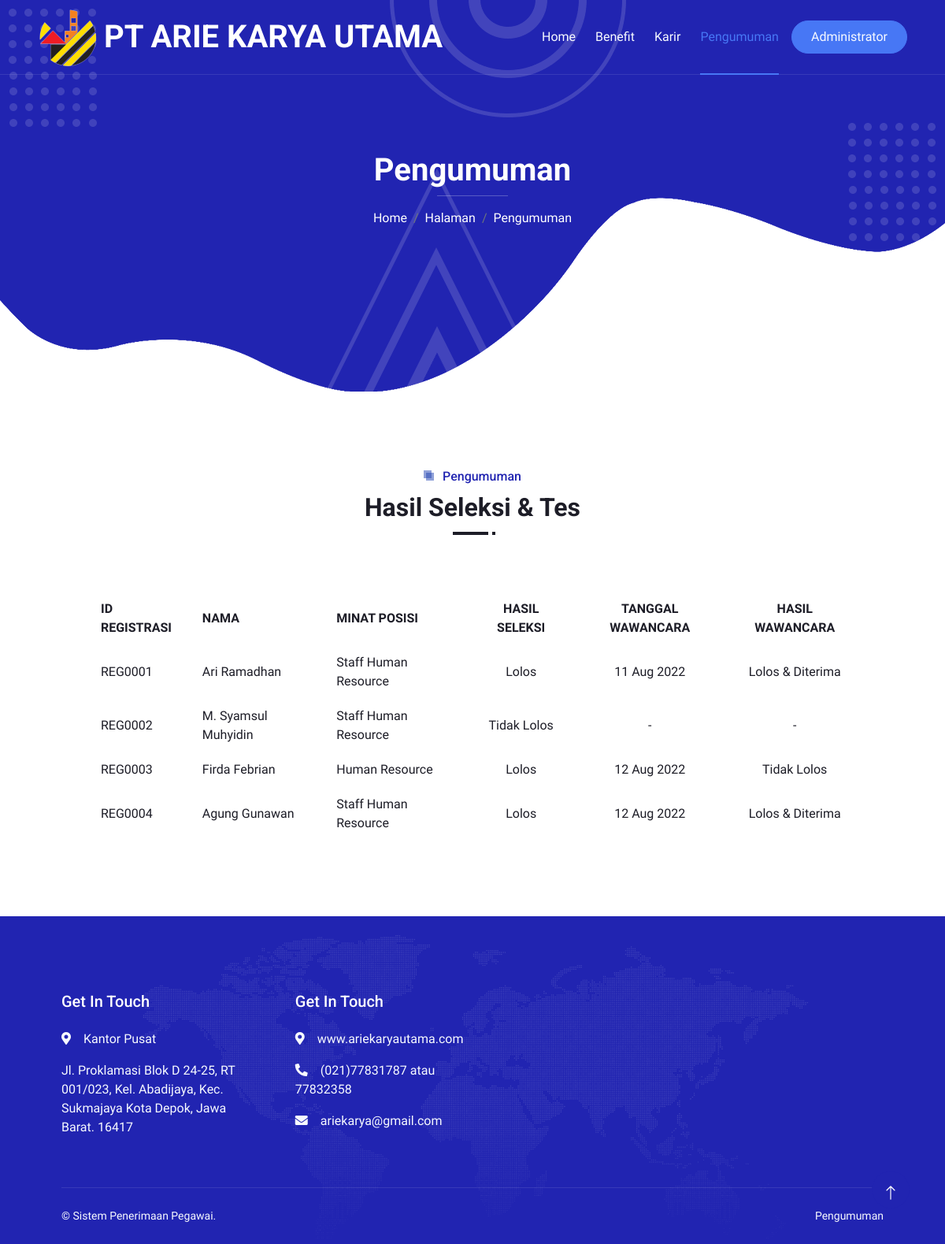
Screenshot of /pengumuman.php with the database file from the repository.
### tables this page shows
CREATE TABLE `pendaftar` (
  `idreg` varchar(50) NOT NULL,
  `idjob` varchar(50) NOT NULL,
  `name` varchar(55) NOT NULL,
  `gender` varchar(20) NOT NULL,
  `tgl_lahir` date NOT NULL,
  `alamat` text NOT NULL,
  `email` varchar(50) NOT NULL,
  `telp` varchar(20) NOT NULL,
  `pend_terakhir` varchar(50) NOT NULL,
  `url_linkedin` text NOT NULL,
  `url_cv` text NOT NULL,
  `ijazah` varchar(250) NOT NULL,
  `sertifikat` varchar(250) NOT NULL,
  `sim` varchar(250) NOT NULL,
  `status_seleksi` varchar(50) NOT NULL,
  `tgl_wcr` date NOT NULL,
  `status_wcr` varchar(50) NOT NULL,
  `date` timestamp NOT NULL DEFAULT current_timestamp()
);

CREATE TABLE `job` (
  `idjob` varchar(50) NOT NULL,
  `jobname` varchar(30) NOT NULL,
  `jobqualification` text NOT NULL,
  `jobdesc` text NOT NULL,
  `jobstart` date NOT NULL,
  `jobend` date NOT NULL,
  `registerend` date NOT NULL,
  `jobadded` timestamp NOT NULL DEFAULT current_timestamp(),
  `jobloc` text NOT NULL,
  `workingtype` varchar(25) NOT NULL
);

### pengumuman.php (the view, shortened to what this page needs)
<?php
require 'koneksi.php';
?>
<!DOCTYPE html>
<html lang="en">
<head>
    <link href="https://cdnjs.cloudflare.com/ajax/libs/font-awesome/5.10.0/css/all.min.css" rel="stylesheet">
    <link href="https://cdn.jsdelivr.net/npm/bootstrap-icons@1.4.1/font/bootstrap-icons.css" rel="stylesheet">
    <link href="lib/animate/animate.min.css" rel="stylesheet">
    <link href="lib/owlcarousel/assets/owl.carousel.min.css" rel="stylesheet">
    <link href="lib/lightbox/css/lightbox.min.css" rel="stylesheet">
    <link href="css/bootstrap.min.css" rel="stylesheet">
    <link href="css/style.css" rel="stylesheet">
</head>
<body>
    <div class="container-xxl bg-white p-0">
        <div class="container-xxl position-relative p-0">
            <nav class="navbar navbar-expand-lg navbar-light px-4 px-lg-5 py-3 py-lg-0">
                <a href="index.php"><img src="img/new/logo aku-nobg-notext.png"/>&nbsp;&nbsp;</a>
                <a href="" class="navbar-brand p-0">
                    <h1 class="m-0"> PT ARIE KARYA UTAMA<span class="fs-5"></span></h1>
                </a>
                <div class="collapse navbar-collapse" id="navbarCollapse">
                    <div class="navbar-nav ms-auto py-0">
                        <a href="index.php" class="nav-item nav-link">Home</a>
                        <a href="benefit.php" class="nav-item nav-link">Benefit</a>
                        <a href="karir.php" class="nav-item nav-link">Karir</a>
                        <a href="pengumuman.php" class="nav-item nav-link active">Pengumuman</a>
                    </div>
                    <a href="login.php" target="_blank" class="btn btn-secondary text-light rounded-pill py-2 px-4 ms-3">Administrator</a>
                </div>
            </nav>
            <div class="container-xxl py-5 bg-primary hero-header mb-5">
                <div class="container my-5 py-5 px-lg-5">
                    <div class="row g-5 py-5">
                        <div class="col-12 text-center">
                            <h1 class="text-white animated zoomIn">Pengumuman</h1>
                            <hr class="bg-white mx-auto mt-0" style="width: 90px;">
                            <nav aria-label="breadcrumb">
                                <ol class="breadcrumb justify-content-center">
                                    <li class="breadcrumb-item"><a class="text-white" href="#">Home</a></li>
                                    <li class="breadcrumb-item"><a class="text-white" href="#">Halaman</a></li>
                                    <li class="breadcrumb-item text-white active" aria-current="page">Pengumuman</li>
                                </ol>
                            </nav>
                        </div>
                    </div>
                </div>
            </div>
        </div>
        <div class="container-xxl py-5">
            <div class="container px-lg-5">
                <div class="section-title position-relative text-center mb-5 pb-2 wow fadeInUp" data-wow-delay="0.1s">
                    <h6 class="position-relative d-inline text-primary ps-4">Pengumuman</h6>
                    <h2 class="mt-2">Hasil Seleksi & Tes</h2>
                </div>
                <br>
                <div class="row g-5" style="margin-left: 40px;">
                    <table style="width: 95%" class="mb-0 text-dark" cellpadding="10">
                                    <thead>
                                    <tr>
                                        <th>ID REGISTRASI</th>
                                        <th>NAMA</th>
                                        <th>MINAT POSISI</th>
                                        <th class="text-center">HASIL SELEKSI</th>
                                        <th class="text-center">TANGGAL WAWANCARA</th>
                                        <th class="text-center">HASIL WAWANCARA</th>
                                    </tr>
                                    </thead>
                                    <tbody>
                    <?php
                    $queryInner = mysqli_query($koneksi,"SELECT * FROM pendaftar INNER JOIN job ON pendaftar.idjob = job.idjob ORDER BY idreg ");
                    while($data=mysqli_fetch_array($queryInner)){
                        $idreg = $data['idreg'];
                        $name = $data['name'];
                        $status_seleksi = $data['status_seleksi'];
                        $status_wcr = $data['status_wcr'];
                        $tgl_wcr_change = date_format(date_create($data['tgl_wcr']),"d M Y");
                        $jobname = $data['jobname'];
                    ?>
                                    <?php IF($status_seleksi=='Lolos'){ ?>
                                    <tr>
                                        <td><?=$idreg;?></td>
                                        <td><?=$name;?></td>
                                        <td><?=$jobname;?></td>
                                        <td class="text-center"><?=$status_seleksi;?></td>
                                        <td class="text-center"><?=$tgl_wcr_change;?></td>
                                        <td class="text-center"><?=$status_wcr;?></td>
                                    </tr>
                                    <?php } ELSEIF($status_seleksi=='Tidak Lolos'){ ?>
                                    <tr>
                                        <td><?=$idreg;?></td>
                                        <td><?=$name;?></td>
                                        <td><?=$jobname;?></td>
                                        <td class="text-center"><?=$status_seleksi;?></td>
                                        <td class="text-center"> - </td>
                                        <td class="text-center"> - </td>
                                    </tr>
                                    <?php } else{} ?>
                    <?php };  ?>
                                    </tbody>
                    </table>
                </div>
            </div>
        </div>
        <div class="container-fluid bg-primary text-light footer mt-5 pt-5 wow fadeIn" data-wow-delay="0.1s">
            <div class="container py-5 px-lg-5">
                <div class="row g-5">
                    <div class="col-md-6 col-lg-3">
                        <h5 class="text-white mb-4">Get In Touch</h5>
                        <p><i class="fa fa-map-marker-alt me-3"></i>Kantor Pusat</p>
                        <p>
                        Jl. Proklamasi Blok D 24-25, RT 001/023, Kel. Abadijaya,
                        Kec. Sukmajaya Kota Depok, Jawa Barat. 16417</p>
                    </div>
                    <div class="col-md-8 col-lg-3">
                        <h5 class="text-white mb-4">Get In Touch</h5>
                        <p><i class="fa fa-map-marker-alt me-3"></i>www.ariekaryautama.com</p>
                        <p><i class="fa fa-phone-alt me-3"></i>(021)77831787 atau 77832358</p>
                        <p><i class="fa fa-envelope me-3"></i>ariekarya@gmail.com</p>
                    </div>
                </div>
            </div>
            <div class="container px-lg-5">
                <div class="copyright">
                    <div class="row">
                        <div class="col-md-6 text-center text-md-start mb-3 mb-md-0">
                            &copy; Sistem Penerimaan Pegawai.
                        </div>
                        <div class="col-md-6 text-center text-md-end">
                            <div class="footer-menu">
                                <a href="#">Pengumuman</a>
                            </div>
                        </div>
                    </div>
                </div>
            </div>
        </div>
        <a href="#" class="btn btn-lg btn-primary btn-lg-square back-to-top pt-2"><i class="bi bi-arrow-up"></i></a>
    </div>
</body>
</html>

### css/style.css (style rules this page uses)
:root { --primary: #2124B1; --secondary: #4777F5; --light: #F7FAFF; --dark: #1D1D27; }
.back-to-top { position: fixed; display: none; right: 45px; bottom: 45px; z-index: 99; }
h1, h2, h3, .fw-bold { font-weight: 700 !important; }
h4, h5, h6, .fw-medium { font-weight: 500 !important; }
.btn { font-weight: 500; transition: .5s; }
.btn-lg-square { width: 48px; height: 48px; }
.btn-square, .btn-sm-square, .btn-lg-square { padding: 0; display: flex; align-items: center; justify-content: center; font-weight: normal; border-radius: 50px; }
.navbar-light .navbar-nav .nav-link { position: relative; margin-left: 25px; padding: 35px 0; color: var(--light) !important; outline: none; transition: .5s; }
.navbar-light .navbar-nav .nav-link:hover, .navbar-light .navbar-nav .nav-link.active { color: var(--secondary) !important; }
.navbar-light .navbar-brand h1 { color: #FFFFFF; }
@media (min-width: 992px) { .navbar-light { position: absolute; width: 100%; top: 0; left: 0; border-bottom: 1px solid rgba(256, 256, 256, .1); z-index: 999; } }
@media (min-width: 992px) { .navbar-light .navbar-nav .nav-link::before { position: absolute; content: ""; width: 0; height: 2px; bottom: -1px; left: 50%; background: var(--secondary); transition: .5s; } }
@media (min-width: 992px) { .navbar-light .navbar-nav .nav-link:hover::before, .navbar-light .navbar-nav .nav-link.active::before { width: 100%; left: 0; } }
.hero-header { background: url(../img/bg-dot.png), url(../img/bg-dot.png), url(../img/bg-round.png), url(../img/bg-tree.png), url(../img/bg-bottom-hero.png); background-position: 10px 10px, bottom 190px right 10px, left 55% top -1px, left 45% bottom -1px, center bottom -1px; background-repeat: no-repeat; }
.section-title::before { position: absolute; content: ""; width: 45px; height: 4px; bottom: 0; left: 0; background: var(--dark); }
.section-title::after { position: absolute; content: ""; width: 4px; height: 4px; bottom: 0; left: 50px; background: var(--dark); }
.section-title.text-center::before { left: 50%; margin-left: -25px; }
.section-title.text-center::after { left: 50%; margin-left: 25px; }
.section-title h6::before, .section-title h6::after { position: absolute; content: ""; width: 10px; height: 10px; top: 2px; left: 0; background: rgba(33, 66, 177, .5); }
.section-title h6::after { top: 5px; left: 3px; }
.footer { background: url(../img/footer.png) center center no-repeat; background-size: contain; }
.footer .copyright { padding: 25px 0; font-size: 14px; border-top: 1px solid rgba(256, 256, 256, .1); }
.footer .copyright a { color: var(--light); }
.footer .footer-menu a { margin-right: 15px; padding-right: 15px; border-right: 1px solid rgba(255, 255, 255, .1); }
.footer .footer-menu a:last-child { margin-right: 0; padding-right: 0; border-right: none; }

### rows the page displays
pendaftar: idreg "REG0001", name "Ari Ramadhan", idjob.jobname "Staff Human Resource", status_seleksi "Lolos", tgl_wcr "11 Aug 2022", status_wcr "Lolos & Diterima"
pendaftar: idreg "REG0002", name "M. Syamsul Muhyidin", idjob.jobname "Staff Human Resource", status_seleksi "Tidak Lolos"
pendaftar: idreg "REG0003", name "Firda Febrian", idjob.jobname "Human Resource", status_seleksi "Lolos", tgl_wcr "12 Aug 2022", status_wcr "Tidak Lolos"
pendaftar: idreg "REG0004", name "Agung Gunawan", idjob.jobname "Staff Human Resource", status_seleksi "Lolos", tgl_wcr "12 Aug 2022", status_wcr "Lolos & Diterima"
